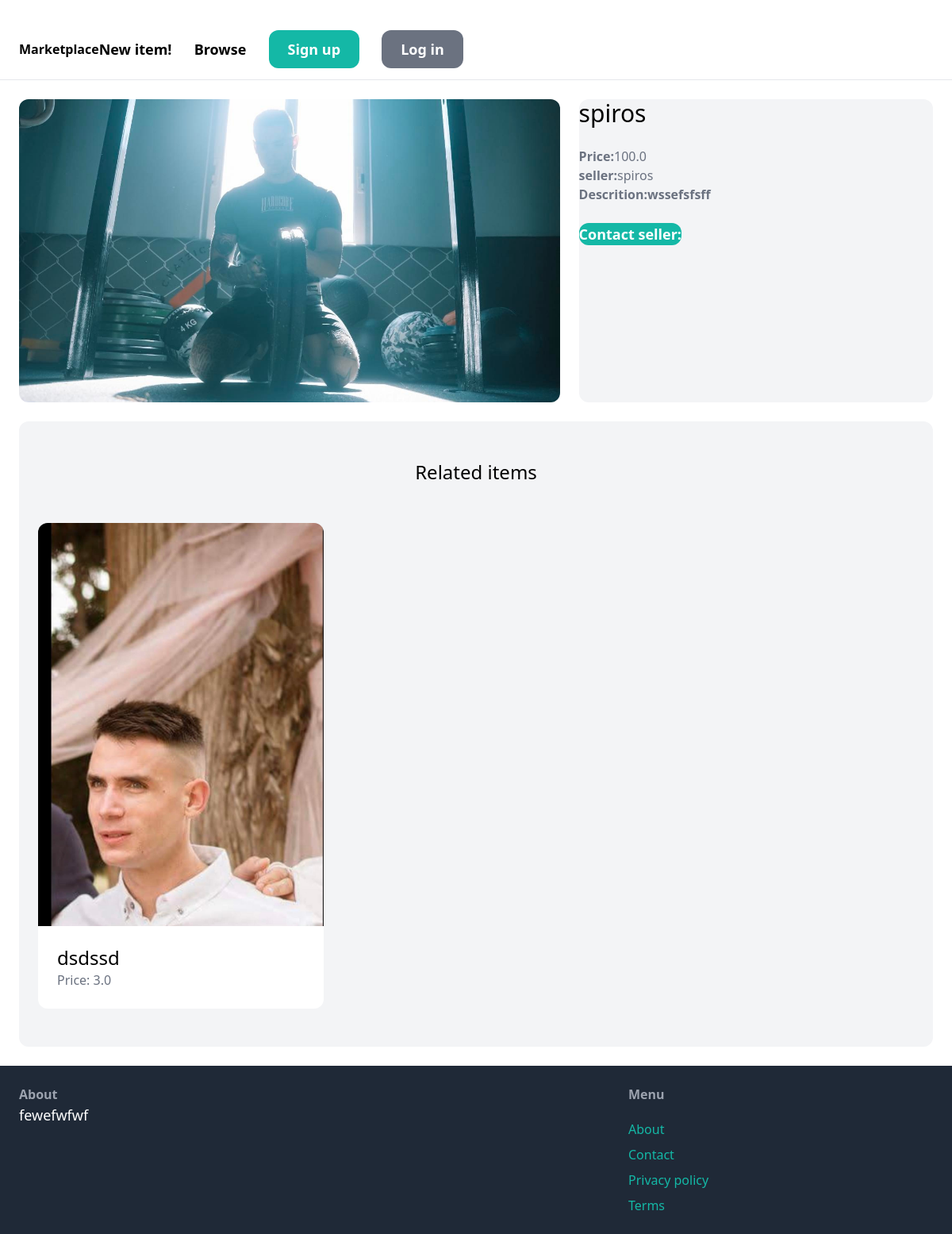
Page /items/1/ on the committed database.
### item/models.py (models this page shows, shortened)
class Item(models.Model):
     category=models.ForeignKey(Category,related_name='items',on_delete=models.CASCADE)
     name=models.CharField(max_length=225)
     description=models.TextField(blank=True,null=True)
     price=models.FloatField()
     image=models.ImageField(upload_to='item_images',blank=True,null=True)
     is_sold=models.BooleanField()
     created_at=models.DateField(auto_now_add=True)
     created_by=models.ForeignKey(User,related_name='items',on_delete=models.CASCADE)

### item/views.py (the view)
# urls.py: path('<int:pk>/',views.detail,name='detail')
def detail(request,pk):
    item=get_object_or_404(Item,pk=pk)
    related_items=Item.objects.filter(category=item.category,is_sold=False).exclude(pk=pk)[0:3]
    return render(request,'item/detail.html',{"item":item,"related_items":related_items})

### item/templates/item/detail.html (shortened to what this page needs)
{% extends "core/base.html" %}
{% block content %}
<div class="grid grid-cols-5 gap-6">
    <div class="col-span-3">
        <img src="{{item.image.url}}" class="rounded-xl">
    </div>
    <div class="col-span-2 -6 bg-gray-100 rounded-xl">
        <h1 class="mb-6 text-3xl">{{item.name}}</h1>
        <p class="text-gray-500"><strong>Price:</strong>{{item.price}}</p>
        <p class="text-gray-500"><strong>seller:</strong>{{item.created_by.username}}</p>
            {% if item.description %}
            <p class="text-gray-500">
            <strong>Descrition:{{item.description}}</strong></p>
            {% endif %}
            <a href="" class="inline-block mt-6 x-6 text-lg font-semibold bg-teal-500 text-white hover:bg-teal-700 rounded-xl">Contact seller: </a>
    </div>
</div>
<div class="mt-6 px-6 py-12 bg-gray-100 rounded-xl">
    <h2 class="mb-12 text-2xl text-center">Related  items</h2>
    <div class="grid grid-cols-3 gap-3">
        {% for item in related_items %}
            <div>
                <a href="{% url 'item:detail' item.id %}">
                    <div>
                        <img src="{{ item.image.url }}" class="rounded-t-xl">
                    </div>
                    <div class="p-6 bg-white rounded-b-xl">
                        <h2 class="text-2xl">{{ item.name }}</h2>
                        <p class="text-gray-500">Price: {{ item.price }}</p>
                    </div>
                </a>
            </div>
        {% endfor %}
    </div>
</div>
{% endblock  %}

### rows in the picture
Item: image (picture), name "spiros", price "100.0", created_by.username "spiros", description "wssefsfsff"
Item: image (picture), name "dsdssd", price "3.0"
